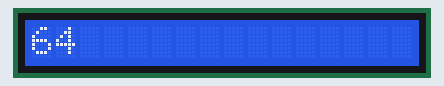
Recording of a sketch running on a simulated Arduino Uno, built with avr-gcc and run on an emulated ATmega328P. Parts: 16×1 character LCD. What the sketch prints to the serial monitor is not drawn.

Above: at 0.11 s.
At 5.07 s:
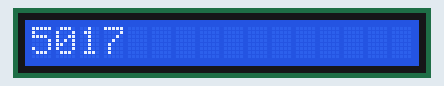
At 10.02 s:
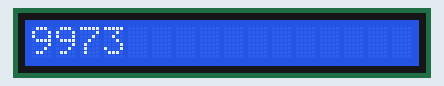
At 20.06 s:
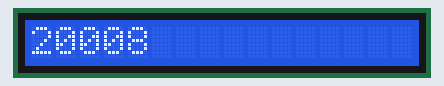
At 29.99 s:
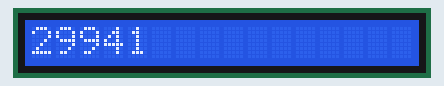
At 39.93 s:
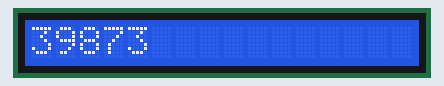

The sketch:

RelayAndLcd.ino
```cpp
#include <LiquidCrystal.h>


const int pin_relay_a =  2;
const int pin_relay_b =  3;
const int pin_relay_c =  4;
const int pin_relay_d =  5;

//OpenPCR defaults. Note: pin 16 and 17 don't exist!
//iLcd(6, 7, 8, A5, 16, 17),
const int pin_lcd_rs =  8; //Arduino pin that connects to R/S pin of LCD display
const int pin_lcd_e  =  9; //Arduino pin that connects to E   pin of LCD display
const int pin_lcd_d4 = 10; //Arduino pin that connects to D4  pin of LCD display
const int pin_lcd_d5 = 11; //Arduino pin that connects to D5  pin of LCD display
const int pin_lcd_d6 = 12; //Arduino pin that connects to D6  pin of LCD display
const int pin_lcd_d7 = 13; //Arduino pin that connects to D7  pin of LCD display

LiquidCrystal lcd(
  pin_lcd_rs,
  pin_lcd_e,
  pin_lcd_d4,
  pin_lcd_d5,
  pin_lcd_d6,
  pin_lcd_d7);


void setup ()
{
  lcd.begin(16,1);
  Serial.begin(9600);
}

void loop()
{
  lcd.clear();
  lcd.setCursor(0,0);
  lcd.print(millis());
  Serial.print(millis());
  Serial.print("\n");
  delay(100);
}
```
